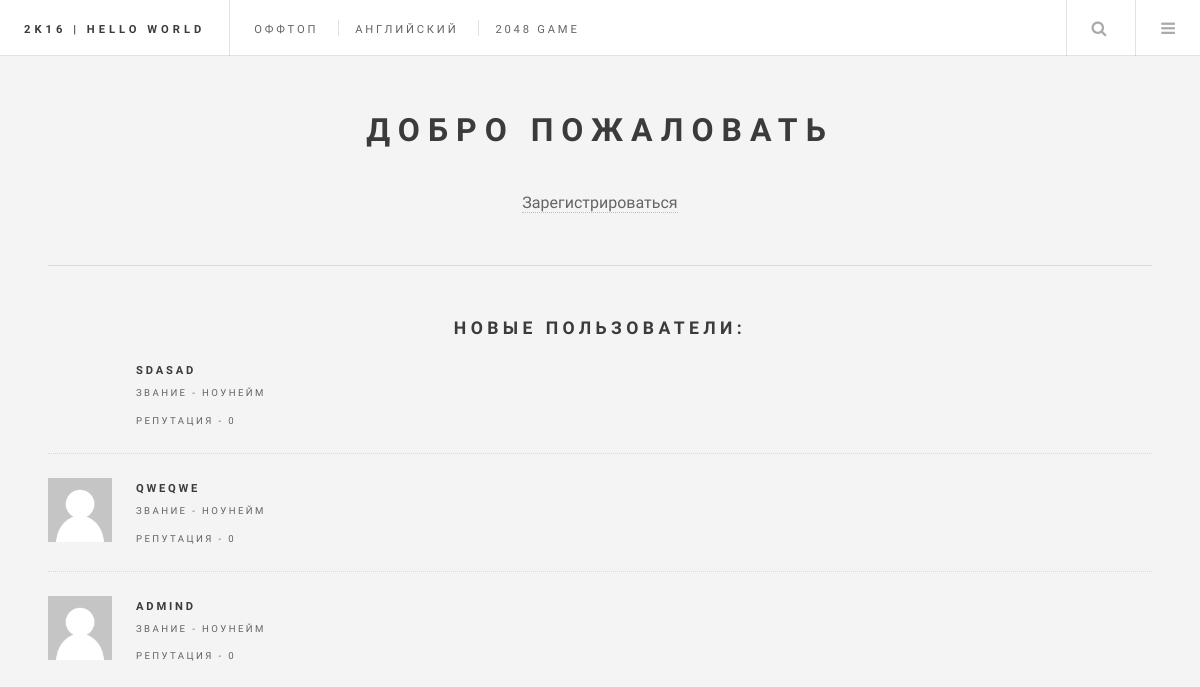
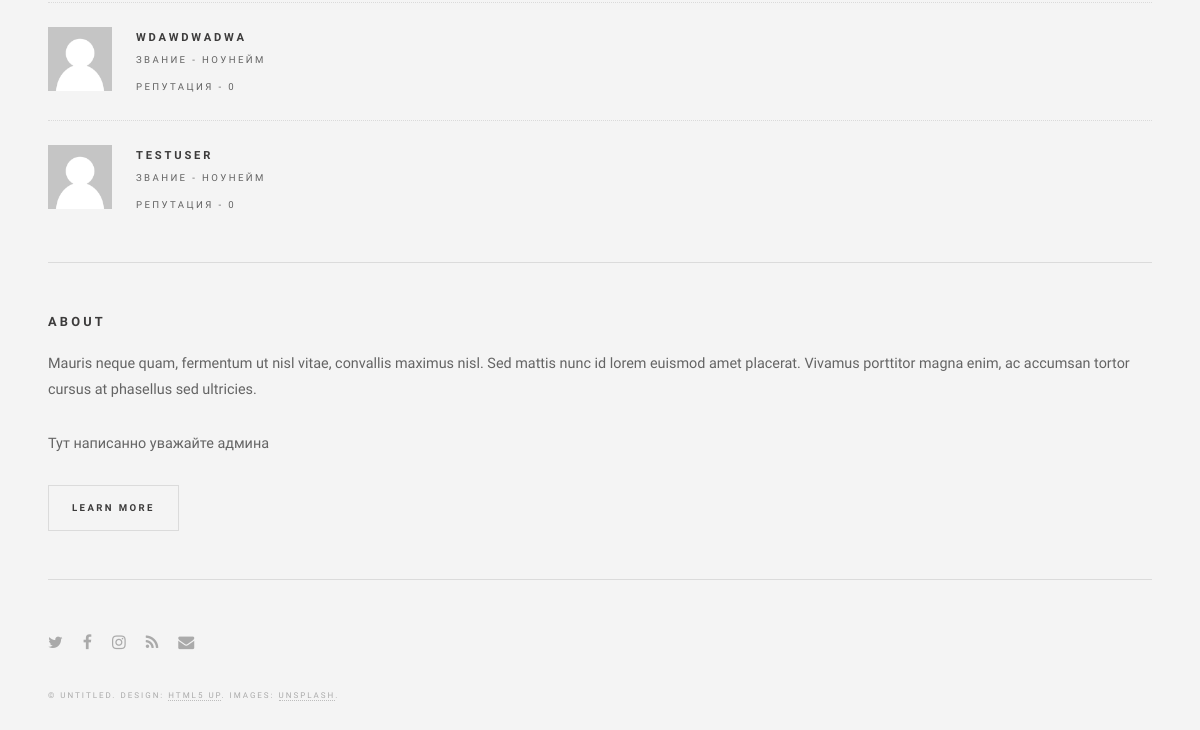
Before: / with the older database file (2 pictures, top to bottom).
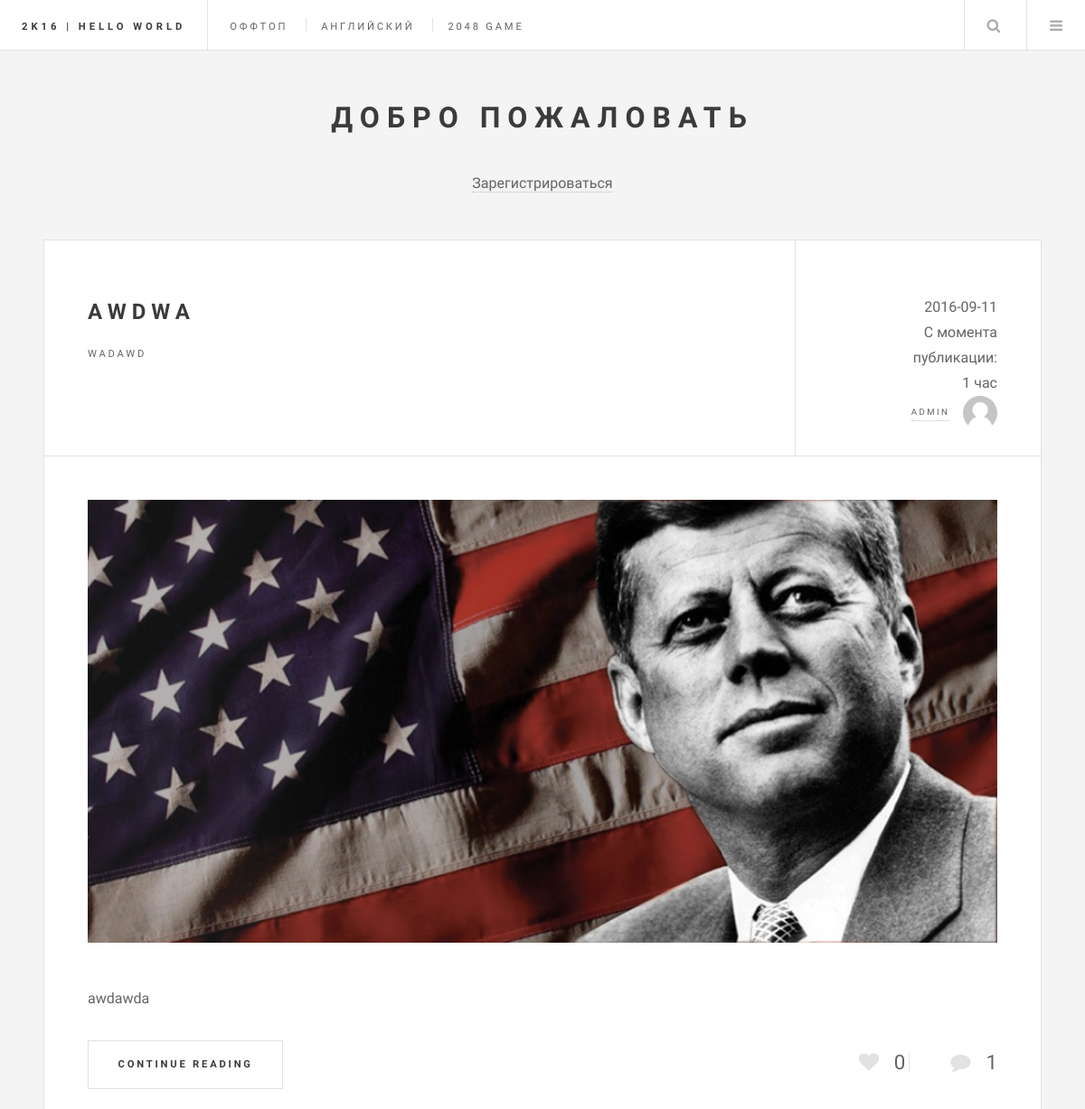
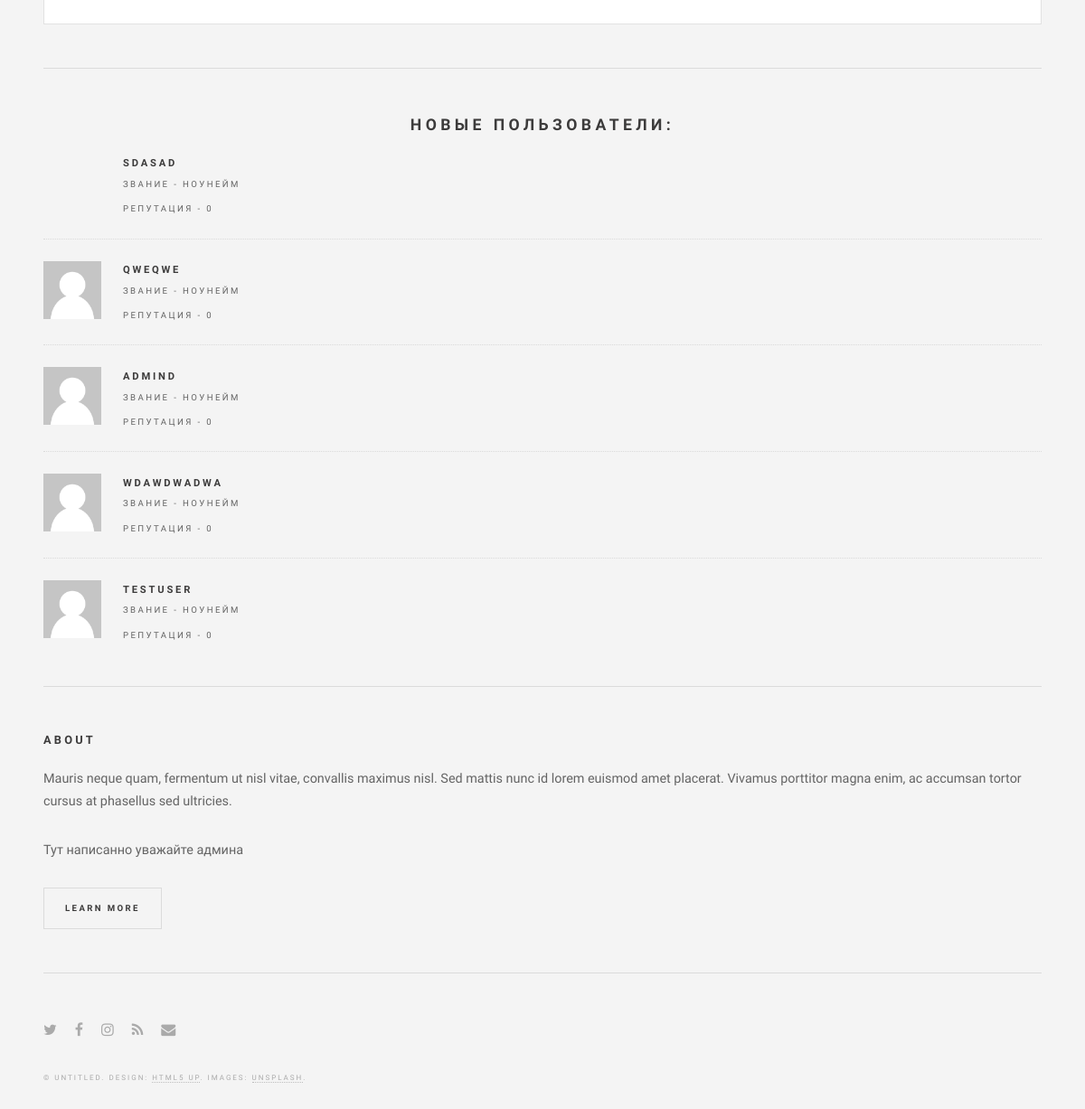
After: the same page with the newer database file (2 pictures, top to bottom).
### blog/models.py (models this page shows, shortened)
class Post(models.Model):
    author = models.ForeignKey(settings.AUTH_USER_MODEL, default=1)
    title = models.CharField(max_length=20, verbose_name='Заголовок')
    about = models.CharField(max_length=40, verbose_name='Описание')
    message = models.TextField(verbose_name='Текст')
    likes_post = models.IntegerField(default=0)
    heigth_field = models.IntegerField(null=True,default=0)
    created_date = models.DateTimeField(default=timezone.now)
    def get_count_lk(self):
        return get_count_likes(self.id,Post)
    def get_count_com(self):
        return get_count_comment(self.id)
    def get_absolute_url(self):
        return reverse("article", kwargs={'article_id': self.id})
    class Meta:
        ordering = ['-created_date']

### blog/views.py (the view)
# urls.py: url(r'^$', views.front,name='posts'),
def front(request,page_number=1):
    objects = Post.objects.all()
    search = request.GET.get('q')
    if search:
        objects = Post.objects.filter(title__icontains=search)
    current_page = Paginator(objects,count_page)
    return render(request,'posts.html',{'objects':current_page.page(page_number)})

### blog/models.py (called while the page is built)
def get_count_likes(id,model):
    return Likes.objects.filter(content_type=ContentType.objects.get_for_model(model),object_id=id).count()

def get_count_comment(id):
    return Comment.objects.filter(comment_post=id).count()

### blog/templates/posts.html (shortened to what this page needs)
{% extends 'base.html' %}
{% block search_posts %}
<li class="search">
<a class="fa-search" href="#search">Search</a>
</li>
{% endblock %}
{% block content %}
    {% for post in objects %}
<article class="post">
    <header>
        <div class="title">
            <h2><a href="{{ post.get_absolute_url }}">{{ post.title }}</a></h2>
            <p>{{ post.about }}</p>
        </div>
        <div class="meta">
            {{ post.created_date|date:'Y-m-d' }}<br>С момента публикации:<br>{{ post.created_date|timesince }}<br>
            <a href="{{ post.get_absolute_url }}delete/" class="author"><span class="name">{{ post.author }}</span><img src="/static/images/av_undef.png" alt="" /></a>
        </div>
    </header>
    {% if post.img_post.image  %}
        <a href="#" class="image featured"><img src="{{ post.img_post.image }}" alt="" /></a>
    {% else %}
        <a href="#" class="image featured"><img src="/static/images/cat.gif" alt="" /></a>
    {% endif %}
    <p>{{ post.message|truncatewords:100 }}</p>
    <footer>
        <ul class="actions">
            <li><a href="{% url 'article' post.id %}" class="button big">Continue Reading</a></li>
        </ul>
        <ul class="stats">
            <li><a id="like_id{{ post.id }}" onclick="postlike({{ post.id }})" class="icon fa-heart">{{ post.get_count_lk }}</a></li>
            <li><a href="{{ post.get_absolute_url }}"  class="icon fa-comment">{{ post.get_count_com }}</a></li>
        </ul>
    </footer>
</article>
{% endfor %}
{% endblock %}

### blog/templates/base.html (shortened to what this page needs)
<!DOCTYPE HTML>
<html>
	<head>
		<link rel="stylesheet" href="/static/assets/css/main.css" />
        <link rel="stylesheet" href="/static/WOW/css/libs/animate.css">
	</head>
	<body>
			<div id="wrapper">
					<header id="header">
						<h1><a href="/">2k16 | Hello World</a></h1>
						<nav class="links">
							<ul>
								<li><a href="{% url 'offtop' %}">ОФФТОП</a></li>
                                <li><a href="{% url 'english_met' %}">Английский</a></li>
                                <li><a href="{% url '2048' %}">2048 Game</a></li>
							</ul>
						</nav>
						<nav class="main">
							<ul>
								{% block search_posts %}
                                {% endblock %}
								<li class="menu">
									<a class="fa-bars" href="#menu">Menu</a>
								</li>
							</ul>
						</nav>
					</header>
					<div id="main">
                        {% block content %}
                        {% endblock %}
					</div>
					<section id="sidebar">
                        {% block myprof %}
							<section id="intro">
								<header>
									<h2>Добро пожаловать</h2>
                                    {% if request.user.is_authenticated %}
									<p>Ссылка на ваш профиль: <a href="{% url 'userprofile'  request.user.username %}">{{ request.user.username }}</a></p>
                                    {% else %}
                                        <a href="{% url 'reg' %}">Зарегистрироваться</a>
                                    {% endif %}
								</header>
							</section>
                        {% endblock %}
							{% include 'users_section.html' %}
							<section class="blurb">
								<h2>About</h2>
								<p>Mauris neque quam, fermentum ut nisl vitae, convallis maximus nisl. Sed mattis nunc id lorem euismod amet placerat. Vivamus porttitor magna enim, ac accumsan tortor cursus at phasellus sed ultricies.</p>
								<p>Тут написанно уважайте админа</p>
                                <ul class="actions">
									<li><a href="#" class="button">Learn More</a></li>
								</ul>
							</section>
							<section id="footer">
								<ul class="icons">
									<li><a href="#" class="fa-twitter"><span class="label">Twitter</span></a></li>
									<li><a href="#" class="fa-facebook"><span class="label">Facebook</span></a></li>
									<li><a href="#" class="fa-instagram"><span class="label">Instagram</span></a></li>
									<li><a href="#" class="fa-rss"><span class="label">RSS</span></a></li>
									<li><a href="#" class="fa-envelope"><span class="label">Email</span></a></li>
								</ul>
								<p class="copyright">&copy; Untitled. Design: <a href="http://html5up.net">HTML5 UP</a>. Images: <a href="http://unsplash.com">Unsplash</a>.</p>
							</section>
					</section>
			</div>
	</body>
</html>

### blog/templates/users_section.html (shortened to what this page needs)
<section>
   <center><h2>НОВЫЕ ПОЛЬЗОВАТЕЛИ: </h2></center>
<ul id="user_prof_main" class="posts">
</ul>
</section>

Changed rows visible on the page:
added Post: title "AWDWA", about "WADAWD", created_date "2016-09-11", created_date "1 час", author "ADMIN", message "awdawda", get_count_lk "0", get_count_com "1"
